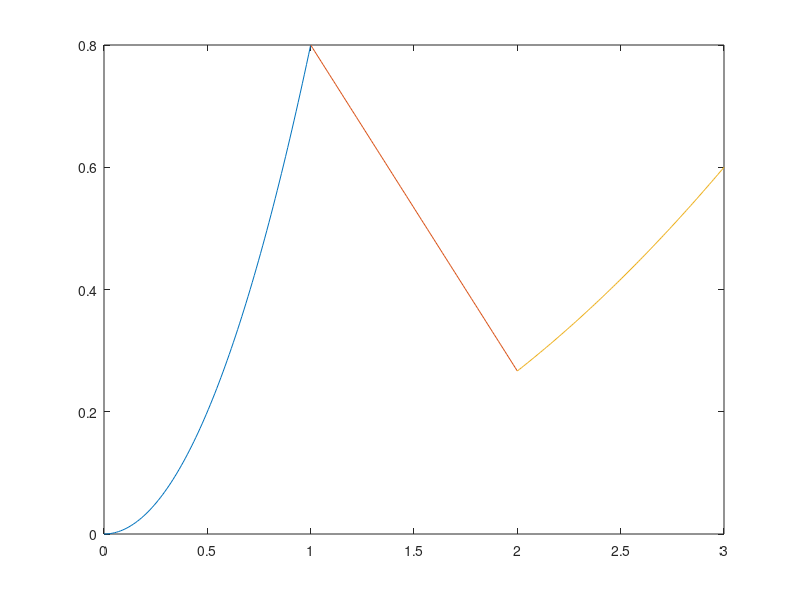

Write MATLAB code to recreate this figure.
alpha = 4/15;
beta = 1/15;
f1 = @(x) 4.*x.^2./5;
f2 = @(x) alpha.*(5 - 2.*x);
f3 = @(x) beta.*x.^2;

plot(linspace(0,1),f1(linspace(0,1)));
hold on;
plot(linspace(1,2),f2(linspace(1,2)));
plot(linspace(2,3),f3(linspace(2,3)));